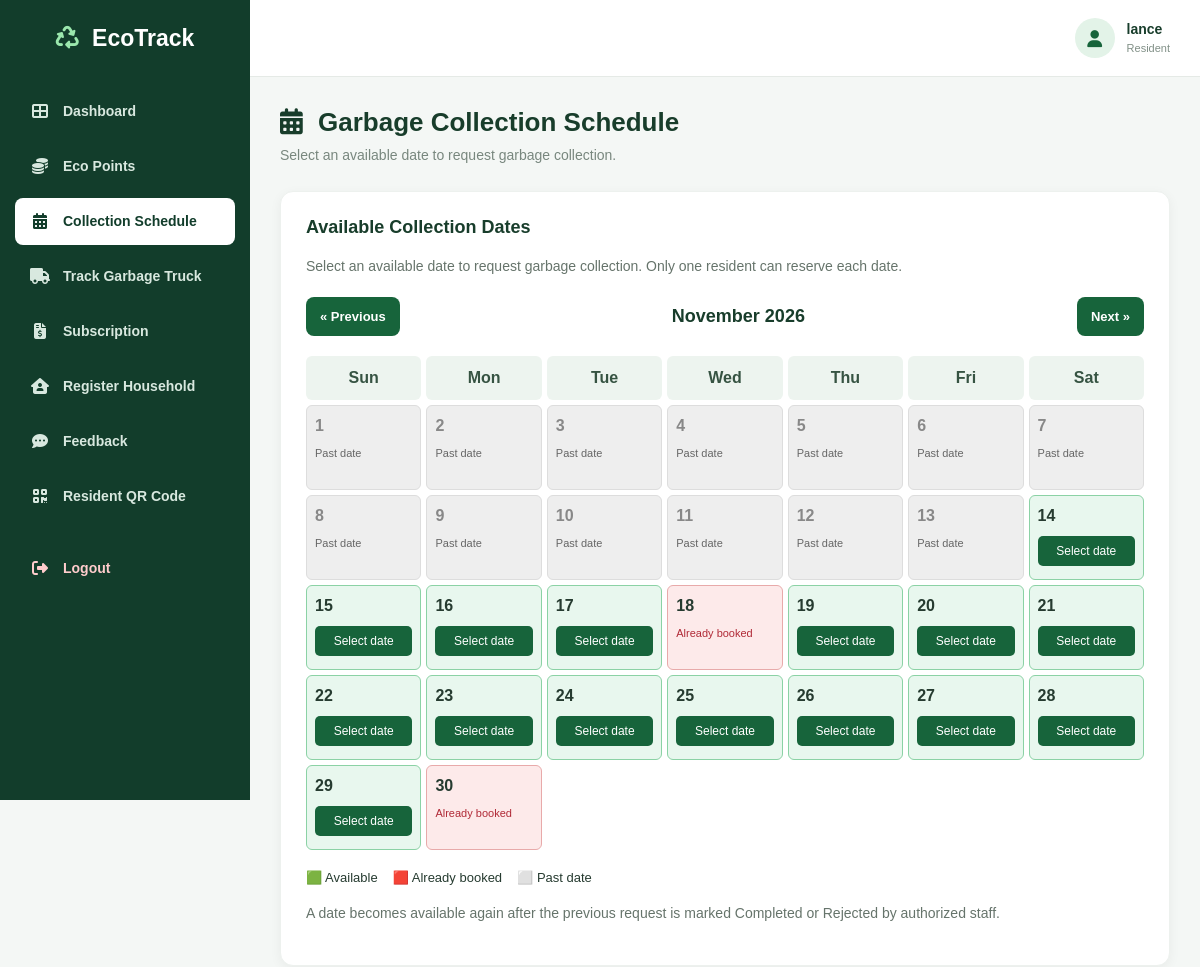
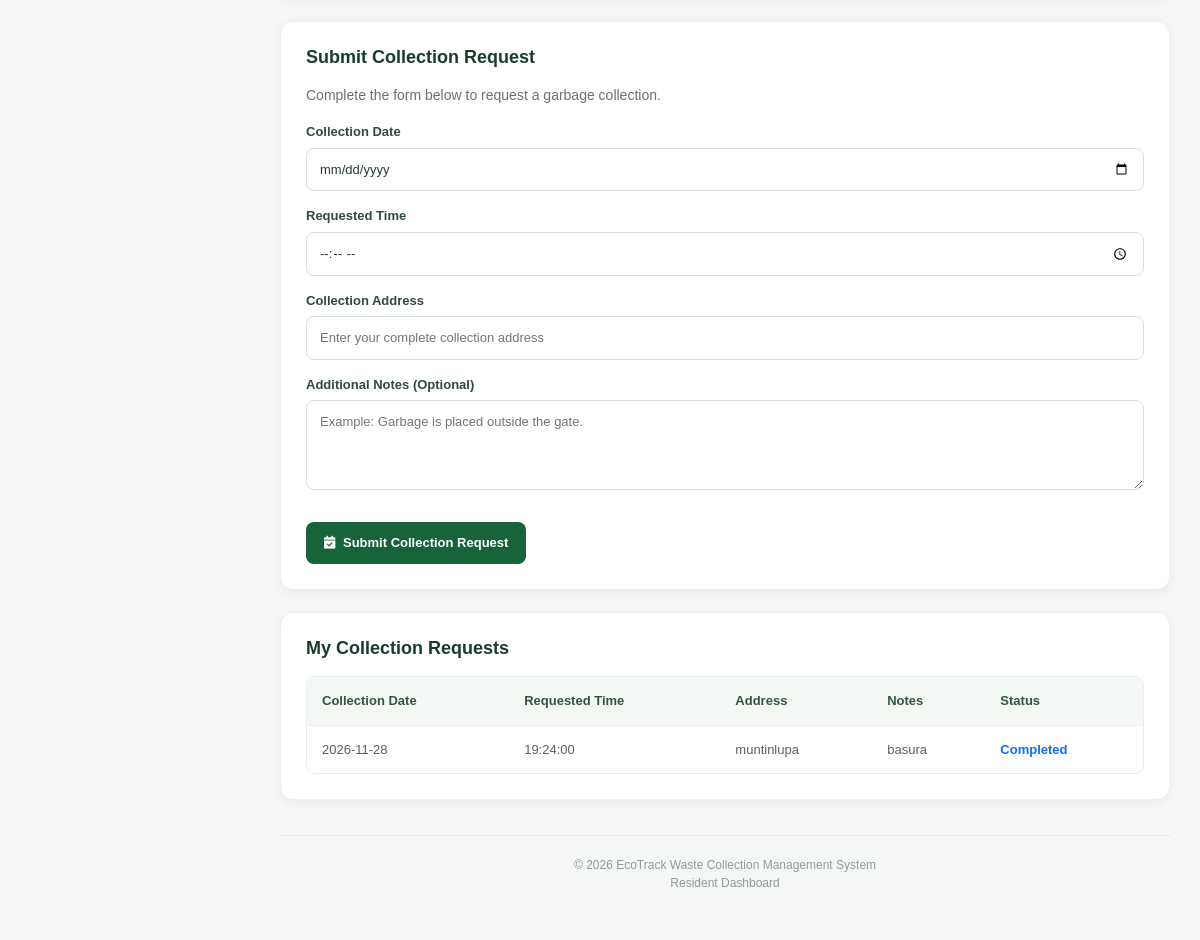
The page /wastesystem_/residents/collection_schedule.php (signed in) on the database its author committed (2 pictures, top to bottom).
### tables this page shows
CREATE TABLE `users` (
  `id` int(11) NOT NULL,
  `fullname` varchar(255) NOT NULL,
  `users` varchar(255) NOT NULL,
  `password` varchar(255) NOT NULL,
  `role` varchar(11) NOT NULL,
  `email` varchar(255) DEFAULT NULL,
  `email_verified` tinyint(1) NOT NULL DEFAULT 0,
  `email_verified_at` datetime DEFAULT NULL,
  `address` varchar(500) NOT NULL
);

CREATE TABLE `collection_schedules` (
  `id` int(11) NOT NULL,
  `user_id` int(11) NOT NULL,
  `collector_id` int(11) DEFAULT NULL,
  `notes` text NOT NULL,
  `collection_date` date NOT NULL,
  `requested_time` time NOT NULL,
  `collection_address` varchar(255) NOT NULL,
  `status` enum('Rejected','Approved','Completed','Pending') NOT NULL DEFAULT 'Pending',
  `created_at` timestamp NOT NULL DEFAULT current_timestamp()
);

### wastesystem_/residents/collection_schedule.php (the view, shortened to what this page needs)
<?php
include "../config/database.php";
$user_id = (int) $_SESSION["user_id"];
$resident_name = 'Resident';
$profile_stmt = mysqli_prepare($conn, "SELECT fullname FROM users WHERE id = ? AND role = 'residents' LIMIT 1");
if ($profile_stmt) {
    mysqli_stmt_bind_param($profile_stmt, 'i', $user_id);
    mysqli_stmt_execute($profile_stmt);
    $profile_result = mysqli_stmt_get_result($profile_stmt);
    $profile_row = mysqli_fetch_assoc($profile_result);
    if ($profile_row) {
        $resident_name = $profile_row['fullname'];
    }
}
$month = $_GET["month"] ?? date("Y-m");
$first_day = new DateTime($month . "-01");
$last_day = clone $first_day;
$last_day->modify("last day of this month");
$today = date("Y-m-d");
$booked_dates = [];
$start_date = $first_day->format("Y-m-d");
$end_date = $last_day->format("Y-m-d");
$booked_query = mysqli_prepare(
    $conn,
    "SELECT collection_date
     FROM collection_schedules
     WHERE collection_date BETWEEN ? AND ?
     AND status IN ('Pending', 'Approved')"
);
mysqli_stmt_bind_param($booked_query, "ss", $start_date, $end_date);
mysqli_stmt_execute($booked_query);
$booked_result = mysqli_stmt_get_result($booked_query);
while ($row = mysqli_fetch_assoc($booked_result)) {
    $booked_dates[] = $row["collection_date"];
}
$history = mysqli_prepare(
    $conn,
    "SELECT id, collection_date, requested_time,
            collection_address, notes, status
     FROM collection_schedules
     WHERE user_id = ?
     ORDER BY collection_date DESC, id DESC"
);
mysqli_stmt_bind_param($history, "i", $user_id);
mysqli_stmt_execute($history);
$history_result = mysqli_stmt_get_result($history);
$previous_month = clone $first_day;
$previous_month->modify("-1 month");
$next_month = clone $first_day;
$next_month->modify("+1 month");
$days_in_month = (int) $first_day->format("t");
function h($value) {
    return htmlspecialchars((string)($value ?? ""), ENT_QUOTES, "UTF-8");
}
?>
<!DOCTYPE html>
<html lang="en">
<head>
    <link rel="stylesheet" href="../assets/vendor/bootstrap/css/bootstrap.min.css">
    <link rel="stylesheet" href="../assets/css/style.css">
    <link rel="stylesheet" href="https://cdnjs.cloudflare.com/ajax/libs/font-awesome/6.5.0/css/all.min.css">
</head>
<body>
<aside class="sidebar">
    <div class="sidebar-logo">
        <h3>
            <i class="fas fa-recycle"></i>
            EcoTrack
        </h3>
    </div>
    <ul class="sidebar-menu">
        <li>
            <a href="dashboard.php">
                <i class="fas fa-th-large"></i>
                <span>Dashboard</span>
            </a>
        </li>
        <li>
            <a href="eco_points.php">
                <i class="fas fa-coins"></i>
                <span>Eco Points</span>
            </a>
        </li>
        <li>
            <a href="collection_schedule.php" class="active">
                <i class="fas fa-calendar-alt"></i>
                <span>Collection Schedule</span>
            </a>
        </li>
        <li>
            <a href="track_truck.php">
                <i class="fas fa-truck"></i>
                <span>Track Garbage Truck</span>
            </a>
        </li>
        <li>
            <a href="subscription.php">
                <i class="fas fa-file-invoice-dollar"></i>
                <span>Subscription</span>
            </a>
        </li>
        <li>
            <a href="register_household.php">
                <i class="fas fa-house-user"></i>
                <span>Register Household</span>
            </a>
        </li>
        <li>
            <a href="feedback.php">
                <i class="fas fa-comment-dots"></i>
                <span>Feedback</span>
            </a>
        </li>
        <li>
            <a href="qrcode.php">
                <i class="fas fa-qrcode"></i>
                <span>Resident QR Code</span>
            </a>
        </li>
        <li>
            <a href="../logout.php" class="logout-link">
                <i class="fas fa-sign-out-alt"></i>
                <span>Logout</span>
            </a>
        </li>
    </ul>
</aside>
<div class="main-content">
    <div class="topbar">
        <div class="resident-profile">
            <div class="profile-icon"><i class="fas fa-user"></i></div>
            <div>
                <div class="profile-name"><?= h($resident_name) ?></div>
                <span class="profile-role">Resident</span>
            </div>
        </div>
    </div>
    <main class="content">
        <div class="page-heading">
            <h2>
                <i class="fas fa-calendar-alt me-2"></i>
                Garbage Collection Schedule
            </h2>
            <p>
                Select an available date to request garbage collection.
            </p>
        </div>
        <div class="schedule-card">
            <h3>Available Collection Dates</h3>
            <p>
                Select an available date to request garbage collection.
                Only one resident can reserve each date.
            </p>
            <div class="calendar-header">
                <a class="nav-button"
                   href="?month=<?= h($previous_month->format('Y-m')) ?>">
                    &laquo; Previous
                </a>
                <h3><?= h($first_day->format("F Y")) ?></h3>
                <a class="nav-button"
                   href="?month=<?= h($next_month->format('Y-m')) ?>">
                    Next &raquo;
                </a>
            </div>
            <div class="calendar">
                <?php
                $weekdays = ["Sun", "Mon", "Tue", "Wed", "Thu", "Fri", "Sat"];
                foreach ($weekdays as $weekday):
                ?>
                    <div class="day-name">
                        <?= h($weekday) ?>
                    </div>
                <?php endforeach; ?>
                <?php
                for ($day = 1; $day <= $days_in_month; $day++):
                    $date = $first_day->format("Y-m-") .
                        str_pad($day, 2, "0", STR_PAD_LEFT);
                    $is_past = $date < $today;
                    $is_booked = in_array($date, $booked_dates, true);
                    if ($is_past) {
                        $class = "past";
                    } elseif ($is_booked) {
                        $class = "booked";
                    } else {
                        $class = "available";
                    }
                ?>
                    <div class="day <?= h($class) ?>">
                        <span class="day-number">
                            <?= $day ?>
                        </span>
                        <?php if ($is_past): ?>
                            <span class="past-label">Past date</span>
                        <?php elseif ($is_booked): ?>
                            <span class="booked-label">
                                Already booked
                            </span>
                        <?php else: ?>
                            <button
                                type="button"
                                class="available-button"
                                onclick="selectDate('<?= h($date) ?>')">
                                Select date
                            </button>
                        <?php endif; ?>
                    </div>
                <?php endfor; ?>
            </div>
            <div class="legend">
                <span>🟩 Available</span>
                <span>🟥 Already booked</span>
                <span>⬜ Past date</span>
            </div>
            <p class="small-note">
                A date becomes available again after the previous request
                is marked Completed or Rejected by authorized staff.
            </p>
        </div>
        <div class="schedule-card" id="schedule-form-card">
            <h3>Submit Collection Request</h3>
            <p>
                Complete the form below to request a garbage collection.
            </p>
            <form method="POST" action="" id="schedule-form">
                <div class="form-group">
                    <label for="collection_date">Collection Date</label>
                    <input
                        type="date"
                        id="collection_date"
                        name="collection_date"
                        min="<?= h($today) ?>"
                        value="<?= h($_POST['collection_date'] ?? '') ?>"
                        required
                    >
                </div>
                <div class="form-group">
                    <label for="requested_time">Requested Time</label>
                    <input
                        type="time"
                        id="requested_time"
                        name="requested_time"
                        value="<?= h($_POST['requested_time'] ?? '') ?>"
                        required
                    >
                </div>
                <div class="form-group">
                    <label for="collection_address">Collection Address</label>
                    <input
                        type="text"
                        id="collection_address"
                        name="collection_address"
                        maxlength="255"
                        value="<?= h($_POST['collection_address'] ?? '') ?>"
                        placeholder="Enter your complete collection address"
                        required
                    >
                </div>
                <div class="form-group">
                    <label for="notes">Additional Notes (Optional)</label>
                    <textarea
                        id="notes"
                        name="notes"
                        placeholder="Example: Garbage is placed outside the gate."
                    ><?= h($_POST['notes'] ?? '') ?></textarea>
                </div>
                <button
                    type="submit"
                    name="schedule"
                    class="submit-button">
                    <i class="fas fa-calendar-check me-1"></i>
                    Submit Collection Request
                </button>
            </form>
        </div>
        <div class="schedule-card">
            <h3>My Collection Requests</h3>
            <div class="table-wrapper">
                <table class="history-table">
                    <thead>
                        <tr>
                            <th>Collection Date</th>
                            <th>Requested Time</th>
                            <th>Address</th>
                            <th>Notes</th>
                            <th>Status</th>
                        </tr>
                    </thead>
                    <tbody>
                        <?php if (mysqli_num_rows($history_result) > 0): ?>
                            <?php while ($row = mysqli_fetch_assoc($history_result)): ?>
                                <?php
                                $status_class = "status-" .
                                    strtolower(trim($row["status"]));
                                ?>
                                <tr>
                                    <td>
                                        <?= h($row["collection_date"]) ?>
                                    </td>
                                    <td>
                                        <?= h($row["requested_time"]) ?>
                                    </td>
                                    <td>
                                        <?= h($row["collection_address"]) ?>
                                    </td>
                                    <td>
                                        <?= h($row["notes"]) ?>
                                    </td>
                                    <td>
                                        <span class="status <?= h($status_class) ?>">
                                            <?= h($row["status"]) ?>
                                        </span>
                                    </td>
                                </tr>
                            <?php endwhile; ?>
                        <?php endif; ?>
                    </tbody>
                </table>
            </div>
        </div>
        <div class="dashboard-footer">
            &copy; <?= date("Y") ?> EcoTrack Waste Collection Management System
            <br>
            Resident Dashboard
        </div>
    </main>
</div>
</body>
</html>

### wastesystem_/style.css (style rules this page uses)
* { margin: 0; padding: 0; box-sizing: border-box; }
html { min-height: 100%; }
body { font-family: 'Inter', sans-serif; background: #ffffff; color: #123c2b; min-height: 100vh; overflow-x: hidden; }
html { scroll-behavior: smooth; }
body { font-family: 'Inter', sans-serif; color: #123f2a; background: #ffffff; overflow-x: hidden; }
a { text-decoration: none; color: inherit; }

### rows shown on the page
users: fullname "lance"
collection_schedules: collection_date "2026-11-28", requested_time "19:24:00", collection_address "muntinlupa", notes "basura", status "Completed"

### other values the page prints
$first_day->format("F Y") "November 2026"
$weekday "Sun"
$weekday "Mon"
$weekday "Tue"
$weekday "Wed"
$weekday "Thu"
$weekday "Fri"
$weekday "Sat"
